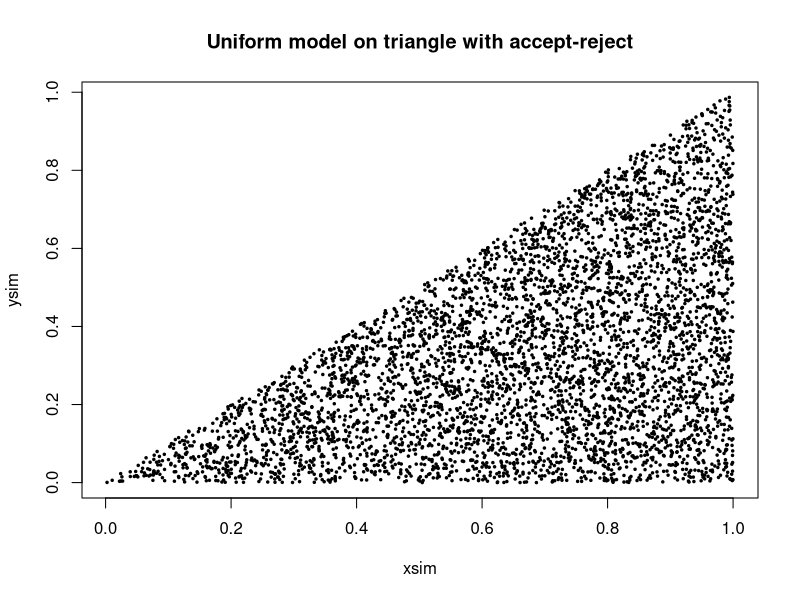

The R source for this figure:
## Triangle.R
## Simulating uniform points on the triangle with vertices (0,0), (1,0), (1,1)
## Use accept-reject method

xsim <- c()
ysim <- c()
for (i in 1:10000) {
  x <- runif(1)
  y <- runif(1)
  if (y < x) {
     xsim <- c(xsim, x)
     ysim <- c(ysim,y)
     }
     }
     
     plot(xsim,ysim,pch=20,cex=.5,main="Uniform model on triangle with accept-reject")
     
     cov(xsim,ysim)
     cor(xsim,ysim)